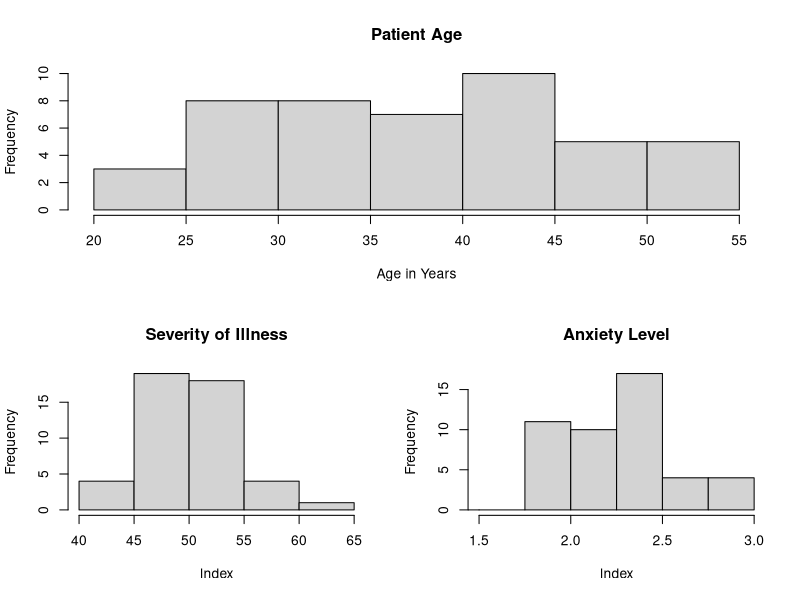
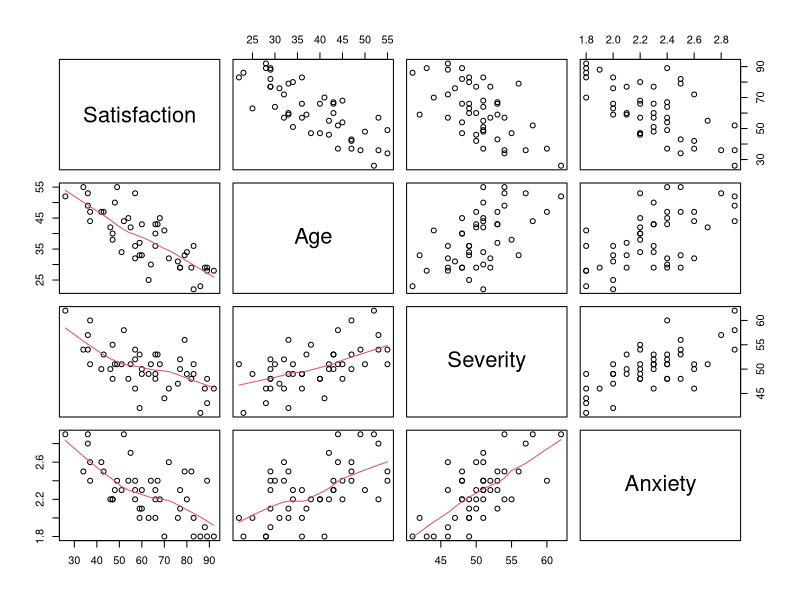
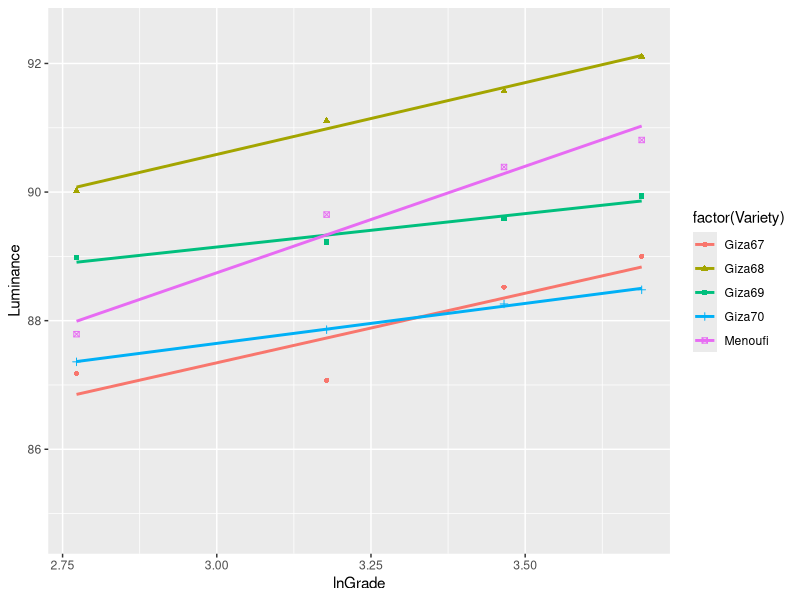
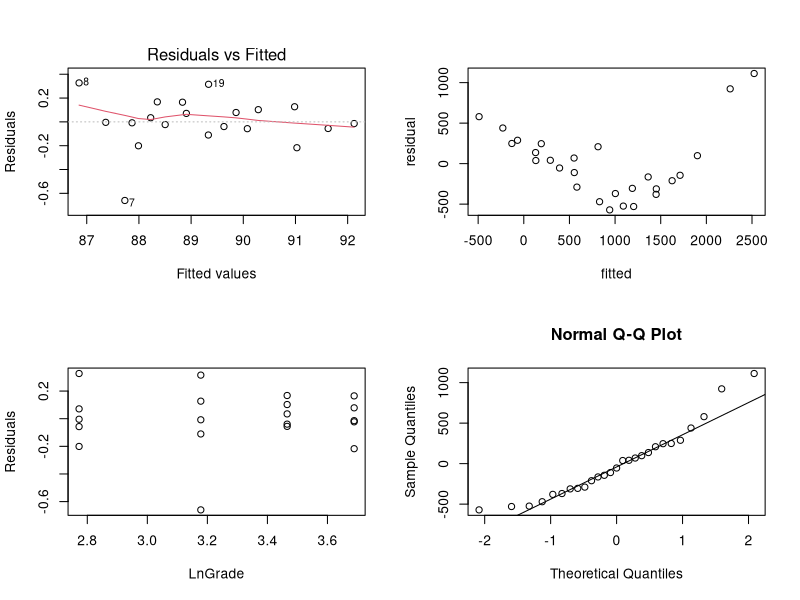
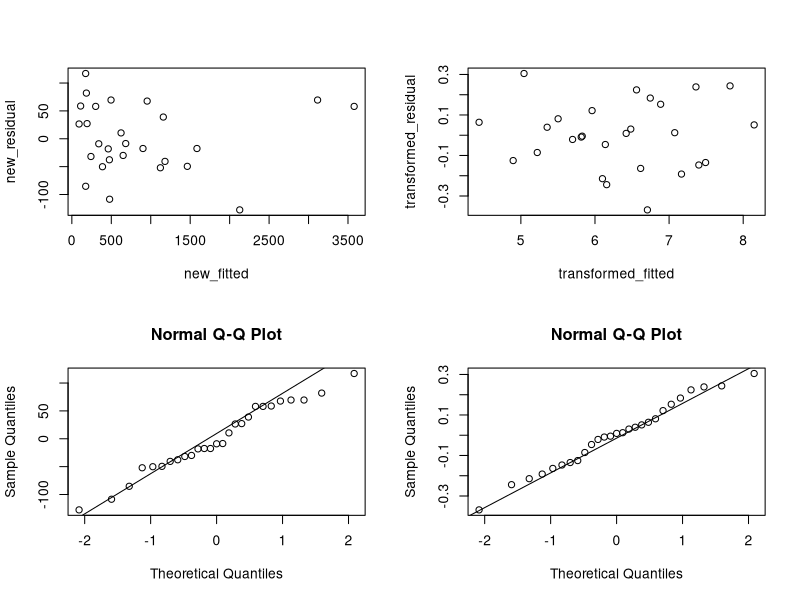
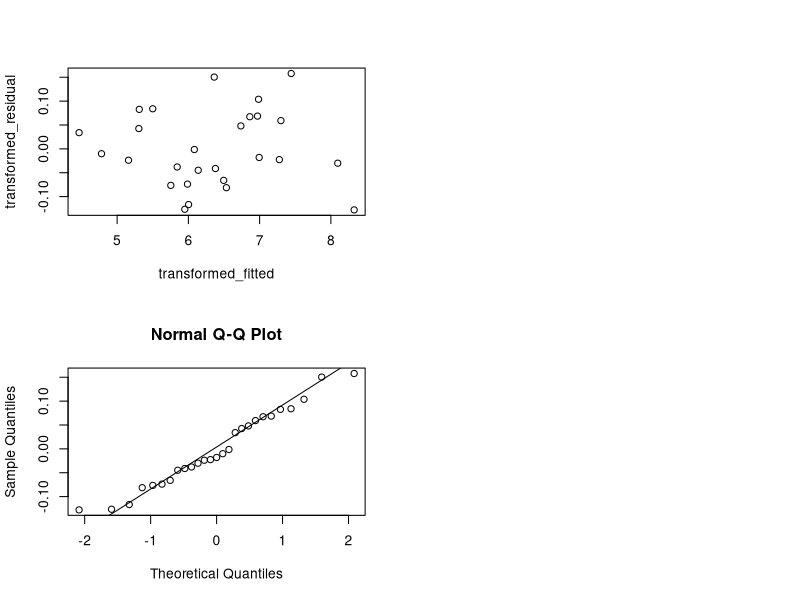

Write the R code that produced these figures, in order.
## ---- chunk 1
Data = read.table("PatientSatisfaction.txt",  col.names=c("Satisfaction", "Age", "Severity", "Anxiety"))

layout(matrix(c(1,1,2,3), 2, 2, byrow = TRUE))
hist(Data$Age,
  main="Patient Age",
  xlab="Age in Years",
  xlim=c(20,55),
)
hist(Data$Severity,
  main="Severity of Illness",
  xlab="Index",
  xlim=c(40,65),
)
hist(Data$Anxiety,
  main="Anxiety Level",
  xlab="Index",
  xlim=c(1.5,3),
  breaks=c(1,1.25,1.5,1.75,2,2.25,2.5,2.75,3)

)
## ---- chunk 2
# scatter plot matrix

pairs(~Satisfaction +Age + Severity+ Anxiety, data = Data, lower.panel = panel.smooth)
cor(cbind(Data$Age, Data$Severity, Data$Anxiety))
## ---- chunk 3
fit = lm(Satisfaction ~ Age + Severity + Anxiety, data = Data)
summary(fit)


## ---- chunk 4
alpha = 0.10

anova = anova(fit)
anova
SSR =  sum(anova[2][1:3,1])
MSE = anova[3][4,1]

Fstat = SSR/MSE/3
Fstat
## ---- chunk 5
Pval = pf(Fstat,4-1, anova[1][4,1],lower.tail=F)
Pval
## ---- chunk 6
SSE = anova[2][4,1]
SST = (SSR + SSE)
SSE
R = SSR/SST
R
Radj = 1 - ((anova[1][4,1]+4-1)/anova[1][4,1])*(SSE/SST)
Radj

## ---- chunk 7
#fit
pred = predict(fit, data.frame(Age = 35, Severity = 45, Anxiety = 2.2 ) , interval="prediction", level = 0.90)
pred
## ---- chunk 8
Data = read.table("egyptcttn.txt",  col.names=c("Variety", "Luminance", "lnGrade"))
D1 = as.numeric(Data$Variety=="Giza67")
D2 = as.numeric(Data$Variety=="Giza68")
D3 = as.numeric(Data$Variety=="Giza69")
D4 = as.numeric(Data$Variety=="Giza70")

# base = Menoufi

fullFit = lm(Luminance ~ lnGrade*D1 + lnGrade*D2 + lnGrade*D3 + lnGrade*D4, data = Data)
summary(fullFit)

## ---- chunk 9
reducedFitB = lm(Luminance ~ lnGrade + D1 + D2 + D3 + D4, data = Data)
anova = anova(reducedFitB, fullFit)
anova
Pval = anova$`Pr(>F)`[2]
Pval
## ---- chunk 10
reducedFitC = lm(Luminance ~ lnGrade, data = Data)
anova = anova(reducedFitC, reducedFitB)
anova
Pval = anova$`Pr(>F)`[2]
Pval
## ---- chunk 11
if(!require("ggplot2")) install.packages("ggplot2")
library(ggplot2)

ggplot(data=Data, aes(x=lnGrade, y=Luminance, color= factor(Variety), shape=factor(Variety))) + geom_point() + geom_smooth(method='lm', fill=NA)

## ---- chunk 12
p = shapiro.test(fullFit$residuals)$p.value
## ---- chunk 13
plot(fullFit, which=1)
## ---- chunk 14
summary(fullFit)

## ---- chunk 15
plot(Data$lnGrade, resid(fullFit), 
     ylab="Residuals", xlab="LnGrade",)
## ---- chunk 16
WoolStrengthData <- read.table("StrengthWool.txt", header = TRUE)
## ---- chunk 17
Cycles = WoolStrengthData$Cycles
lenCut <- cut(WoolStrengthData$Len, breaks=c(0,250, 300, 350), labels = c("250", "300", "350"))
ampCut <- cut(WoolStrengthData$Amp, breaks=c(0,8,9,10), labels = c("8", "9", "10"))
loadCut <- cut(WoolStrengthData$Load, breaks=c(0,40,45,50), labels=c("40", "45", "50"))
fit <- lm(Cycles ~ lenCut + ampCut + loadCut, data = WoolStrengthData)
summary(fit)

residual <- fit$residuals
fitted <- fit$fitted.values
plot(x=fitted, y=residual)
qqnorm(residual)
qqline(residual)
## ---- chunk 18

new_fit <- lm(Cycles ~ ampCut + lenCut + loadCut + ampCut*lenCut + ampCut*loadCut + lenCut*loadCut, data = WoolStrengthData)
summary(new_fit)
new_residual <- new_fit$residuals
new_fitted <- new_fit$fitted.values
plot(x=new_fitted, y=new_residual)
qqnorm(new_residual)
qqline(new_residual)

## ---- chunk 19
transformed_fit <- lm(log(Cycles)~(lenCut + ampCut + loadCut))

summary(transformed_fit)
transformed_residual <- transformed_fit$residuals
transformed_fitted <- transformed_fit$fitted.values
plot(x=transformed_fitted, y=transformed_residual)
qqnorm(transformed_residual)
qqline(transformed_residual)
## ---- chunk 20
transformed_fit2 <- lm(log(Cycles)~(ampCut + lenCut + loadCut + ampCut*lenCut + ampCut*loadCut + lenCut*loadCut))

summary(transformed_fit2)
transformed_residual <- transformed_fit2$residuals
transformed_fitted <- transformed_fit2$fitted.values
plot(x=transformed_fitted, y=transformed_residual)
qqnorm(transformed_residual)
qqline(transformed_residual)
anova(transformed_fit, transformed_fit2)
